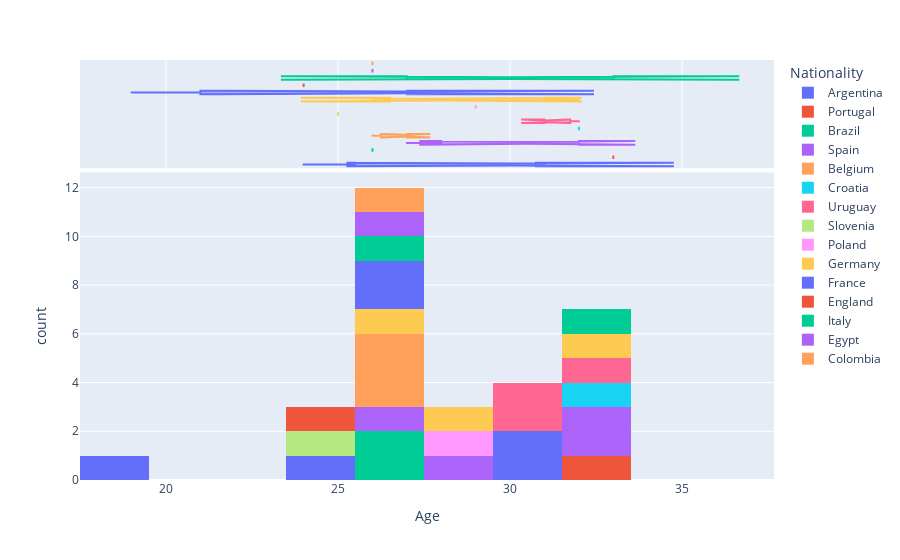

This figure's notebook cell:
### Code cell
px.histogram(f1,x="Age",marginal='box',color='Nationality')

### Figure 1 — Plotly figure (JSON) as saved in the notebook; plotly's stock layout.template omitted (floating-point values rounded to 4 significant figures)
{"data": [{"alignmentgroup": "True", "bingroup": "x", "hovertemplate": "Nationality=Argentina<br>Age=%{x}<br>count=%{y}<extra></extra>", "legendgroup": "Argentina", "marker": {"color": "#636efa", "pattern": {"shape": ""}}, "name": "Argentina", "offsetgroup": "Argentina", "orientation": "v", "showlegend": true, "type": "histogram", "x": [31, 24, 30], "xaxis": "x", "yaxis": "y"}, {"alignmentgroup": "True", "hovertemplate": "Nationality=Argentina<br>Age=%{x}<extra></extra>", "legendgroup": "Argentina", "marker": {"color": "#636efa"}, "name": "Argentina", "notched": true, "offsetgroup": "Argentina", "showlegend": false, "type": "box", "x": [31, 24, 30], "xaxis": "x2", "yaxis": "y2"}, {"alignmentgroup": "True", "bingroup": "x", "hovertemplate": "Nationality=Portugal<br>Age=%{x}<br>count=%{y}<extra></extra>", "legendgroup": "Portugal", "marker": {"color": "#EF553B", "pattern": {"shape": ""}}, "name": "Portugal", "offsetgroup": "Portugal", "orientation": "v", "showlegend": true, "type": "histogram", "x": [33], "xaxis": "x", "yaxis": "y"}, {"alignmentgroup": "True", "hovertemplate": "Nationality=Portugal<br>Age=%{x}<extra></extra>", "legendgroup": "Portugal", "marker": {"color": "#EF553B"}, "name": "Portugal", "notched": true, "offsetgroup": "Portugal", "showlegend": false, "type": "box", "x": [33], "xaxis": "x2", "yaxis": "y2"}, {"alignmentgroup": "True", "bingroup": "x", "hovertemplate": "Nationality=Brazil<br>Age=%{x}<br>count=%{y}<extra></extra>", "legendgroup": "Brazil", "marker": {"color": "#00cc96", "pattern": {"shape": ""}}, "name": "Brazil", "offsetgroup": "Brazil", "orientation": "v", "showlegend": true, "type": "histogram", "x": [26, 26], "xaxis": "x", "yaxis": "y"}, {"alignmentgroup": "True", "hovertemplate": "Nationality=Brazil<br>Age=%{x}<extra></extra>", "legendgroup": "Brazil", "marker": {"color": "#00cc96"}, "name": "Brazil", "notched": true, "offsetgroup": "Brazil", "showlegend": false, "type": "box", "x": [26, 26], "xaxis": "x2", "yaxis": "y2"}, {"alignmentgroup": "True", "bingroup": "x", "hovertemplate": "Nationality=Spain<br>Age=%{x}<br>count=%{y}<extra></extra>", "legendgroup": "Spain", "marker": {"color": "#ab63fa", "pattern": {"shape": ""}}, "name": "Spain", "offsetgroup": "Spain", "orientation": "v", "showlegend": true, "type": "histogram", "x": [27, 32, 32, 29], "xaxis": "x", "yaxis": "y"}, {"alignmentgroup": "True", "hovertemplate": "Nationality=Spain<br>Age=%{x}<extra></extra>", "legendgroup": "Spain", "marker": {"color": "#ab63fa"}, "name": "Spain", "notched": true, "offsetgroup": "Spain", "showlegend": false, "type": "box", "x": [27, 32, 32, 29], "xaxis": "x2", "yaxis": "y2"}, {"alignmentgroup": "True", "bingroup": "x", "hovertemplate": "Nationality=Belgium<br>Age=%{x}<br>count=%{y}<extra></extra>", "legendgroup": "Belgium", "marker": {"color": "#FFA15A", "pattern": {"shape": ""}}, "name": "Belgium", "offsetgroup": "Belgium", "orientation": "v", "showlegend": true, "type": "histogram", "x": [27, 27, 26], "xaxis": "x", "yaxis": "y"}, {"alignmentgroup": "True", "hovertemplate": "Nationality=Belgium<br>Age=%{x}<extra></extra>", "legendgroup": "Belgium", "marker": {"color": "#FFA15A"}, "name": "Belgium", "notched": true, "offsetgroup": "Belgium", "showlegend": false, "type": "box", "x": [27, 27, 26], "xaxis": "x2", "yaxis": "y2"}, {"alignmentgroup": "True", "bingroup": "x", "hovertemplate": "Nationality=Croatia<br>Age=%{x}<br>count=%{y}<extra></extra>", "legendgroup": "Croatia", "marker": {"color": "#19d3f3", "pattern": {"shape": ""}}, "name": "Croatia", "offsetgroup": "Croatia", "orientation": "v", "showlegend": true, "type": "histogram", "x": [32], "xaxis": "x", "yaxis": "y"}, {"alignmentgroup": "True", "hovertemplate": "Nationality=Croatia<br>Age=%{x}<extra></extra>", "legendgroup": "Croatia", "marker": {"color": "#19d3f3"}, "name": "Croatia", "notched": true, "offsetgroup": "Croatia", "showlegend": false, "type": "box", "x": [32], "xaxis": "x2", "yaxis": "y2"}, {"alignmentgroup": "True", "bingroup": "x", "hovertemplate": "Nationality=Uruguay<br>Age=%{x}<br>count=%{y}<extra></extra>", "legendgroup": "Uruguay", "marker": {"color": "#FF6692", "pattern": {"shape": ""}}, "name": "Uruguay", "offsetgroup": "Uruguay", "orientation": "v", "showlegend": true, "type": "histogram", "x": [31, 32, 31], "xaxis": "x", "yaxis": "y"}, {"alignmentgroup": "True", "hovertemplate": "Nationality=Uruguay<br>Age=%{x}<extra></extra>", "legendgroup": "Uruguay", "marker": {"color": "#FF6692"}, "name": "Uruguay", "notched": true, "offsetgroup": "Uruguay", "showlegend": false, "type": "box", "x": [31, 32, 31], "xaxis": "x2", "yaxis": "y2"}, {"alignmentgroup": "True", "bingroup": "x", "hovertemplate": "Nationality=Slovenia<br>Age=%{x}<br>count=%{y}<extra></extra>", "legendgroup": "Slovenia", "marker": {"color": "#B6E880", "pattern": {"shape": ""}}, "name": "Slovenia", "offsetgroup": "Slovenia", "orientation": "v", "showlegend": true, "type": "histogram", "x": [25], "xaxis": "x", "yaxis": "y"}, {"alignmentgroup": "True", "hovertemplate": "Nationality=Slovenia<br>Age=%{x}<extra></extra>", "legendgroup": "Slovenia", "marker": {"color": "#B6E880"}, "name": "Slovenia", "notched": true, "offsetgroup": "Slovenia", "showlegend": false, "type": "box", "x": [25], "xaxis": "x2", "yaxis": "y2"}, {"alignmentgroup": "True", "bingroup": "x", "hovertemplate": "Nationality=Poland<br>Age=%{x}<br>count=%{y}<extra></extra>", "legendgroup": "Poland", "marker": {"color": "#FF97FF", "pattern": {"shape": ""}}, "name": "Poland", "offsetgroup": "Poland", "orientation": "v", "showlegend": true, "type": "histogram", "x": [29], "xaxis": "x", "yaxis": "y"}, {"alignmentgroup": "True", "hovertemplate": "Nationality=Poland<br>Age=%{x}<extra></extra>", "legendgroup": "Poland", "marker": {"color": "#FF97FF"}, "name": "Poland", "notched": true, "offsetgroup": "Poland", "showlegend": false, "type": "box", "x": [29], "xaxis": "x2", "yaxis": "y2"}, {"alignmentgroup": "True", "bingroup": "x", "hovertemplate": "Nationality=Germany<br>Age=%{x}<br>count=%{y}<extra></extra>", "legendgroup": "Germany", "marker": {"color": "#FECB52", "pattern": {"shape": ""}}, "name": "Germany", "offsetgroup": "Germany", "orientation": "v", "showlegend": true, "type": "histogram", "x": [28, 26, 32], "xaxis": "x", "yaxis": "y"}, {"alignmentgroup": "True", "hovertemplate": "Nationality=Germany<br>Age=%{x}<extra></extra>", "legendgroup": "Germany", "marker": {"color": "#FECB52"}, "name": "Germany", "notched": true, "offsetgroup": "Germany", "showlegend": false, "type": "box", "x": [28, 26, 32], "xaxis": "x2", "yaxis": "y2"}, {"alignmentgroup": "True", "bingroup": "x", "hovertemplate": "Nationality=France<br>Age=%{x}<br>count=%{y}<extra></extra>", "legendgroup": "France", "marker": {"color": "#636efa", "pattern": {"shape": ""}}, "name": "France", "offsetgroup": "France", "orientation": "v", "showlegend": true, "type": "histogram", "x": [27, 27, 19], "xaxis": "x", "yaxis": "y"}, {"alignmentgroup": "True", "hovertemplate": "Nationality=France<br>Age=%{x}<extra></extra>", "legendgroup": "France", "marker": {"color": "#636efa"}, "name": "France", "notched": true, "offsetgroup": "France", "showlegend": false, "type": "box", "x": [27, 27, 19], "xaxis": "x2", "yaxis": "y2"}, {"alignmentgroup": "True", "bingroup": "x", "hovertemplate": "Nationality=England<br>Age=%{x}<br>count=%{y}<extra></extra>", "legendgroup": "England", "marker": {"color": "#EF553B", "pattern": {"shape": ""}}, "name": "England", "offsetgroup": "England", "orientation": "v", "showlegend": true, "type": "histogram", "x": [24], "xaxis": "x", "yaxis": "y"}, {"alignmentgroup": "True", "hovertemplate": "Nationality=England<br>Age=%{x}<extra></extra>", "legendgroup": "England", "marker": {"color": "#EF553B"}, "name": "England", "notched": true, "offsetgroup": "England", "showlegend": false, "type": "box", "x": [24], "xaxis": "x2", "yaxis": "y2"}, {"alignmentgroup": "True", "bingroup": "x", "hovertemplate": "Nationality=Italy<br>Age=%{x}<br>count=%{y}<extra></extra>", "legendgroup": "Italy", "marker": {"color": "#00cc96", "pattern": {"shape": ""}}, "name": "Italy", "offsetgroup": "Italy", "orientation": "v", "showlegend": true, "type": "histogram", "x": [33, 27], "xaxis": "x", "yaxis": "y"}, {"alignmentgroup": "True", "hovertemplate": "Nationality=Italy<br>Age=%{x}<extra></extra>", "legendgroup": "Italy", "marker": {"color": "#00cc96"}, "name": "Italy", "notched": true, "offsetgroup": "Italy", "showlegend": false, "type": "box", "x": [33, 27], "xaxis": "x2", "yaxis": "y2"}, {"alignmentgroup": "True", "bingroup": "x", "hovertemplate": "Nationality=Egypt<br>Age=%{x}<br>count=%{y}<extra></extra>", "legendgroup": "Egypt", "marker": {"color": "#ab63fa", "pattern": {"shape": ""}}, "name": "Egypt", "offsetgroup": "Egypt", "orientation": "v", "showlegend": true, "type": "histogram", "x": [26], "xaxis": "x", "yaxis": "y"}, {"alignmentgroup": "True", "hovertemplate": "Nationality=Egypt<br>Age=%{x}<extra></extra>", "legendgroup": "Egypt", "marker": {"color": "#ab63fa"}, "name": "Egypt", "notched": true, "offsetgroup": "Egypt", "showlegend": false, "type": "box", "x": [26], "xaxis": "x2", "yaxis": "y2"}, {"alignmentgroup": "True", "bingroup": "x", "hovertemplate": "Nationality=Colombia<br>Age=%{x}<br>count=%{y}<extra></extra>", "legendgroup": "Colombia", "marker": {"color": "#FFA15A", "pattern": {"shape": ""}}, "name": "Colombia", "offsetgroup": "Colombia", "orientation": "v", "showlegend": true, "type": "histogram", "x": [26], "xaxis": "x", "yaxis": "y"}, {"alignmentgroup": "True", "hovertemplate": "Nationality=Colombia<br>Age=%{x}<extra></extra>", "legendgroup": "Colombia", "marker": {"color": "#FFA15A"}, "name": "Colombia", "notched": true, "offsetgroup": "Colombia", "showlegend": false, "type": "box", "x": [26], "xaxis": "x2", "yaxis": "y2"}], "layout": {"barmode": "relative", "legend": {"title": {"text": "Nationality"}, "tracegroupgap": 0}, "margin": {"t": 60}, "xaxis": {"anchor": "y", "domain": [0, 1], "title": {"text": "Age"}}, "xaxis2": {"anchor": "y2", "domain": [0, 1], "matches": "x", "showgrid": true, "showticklabels": false}, "yaxis": {"anchor": "x", "domain": [0, 0.7326], "title": {"text": "count"}}, "yaxis2": {"anchor": "x2", "domain": [0.7426, 1], "matches": "y2", "showgrid": false, "showline": false, "showticklabels": false, "ticks": ""}}}
